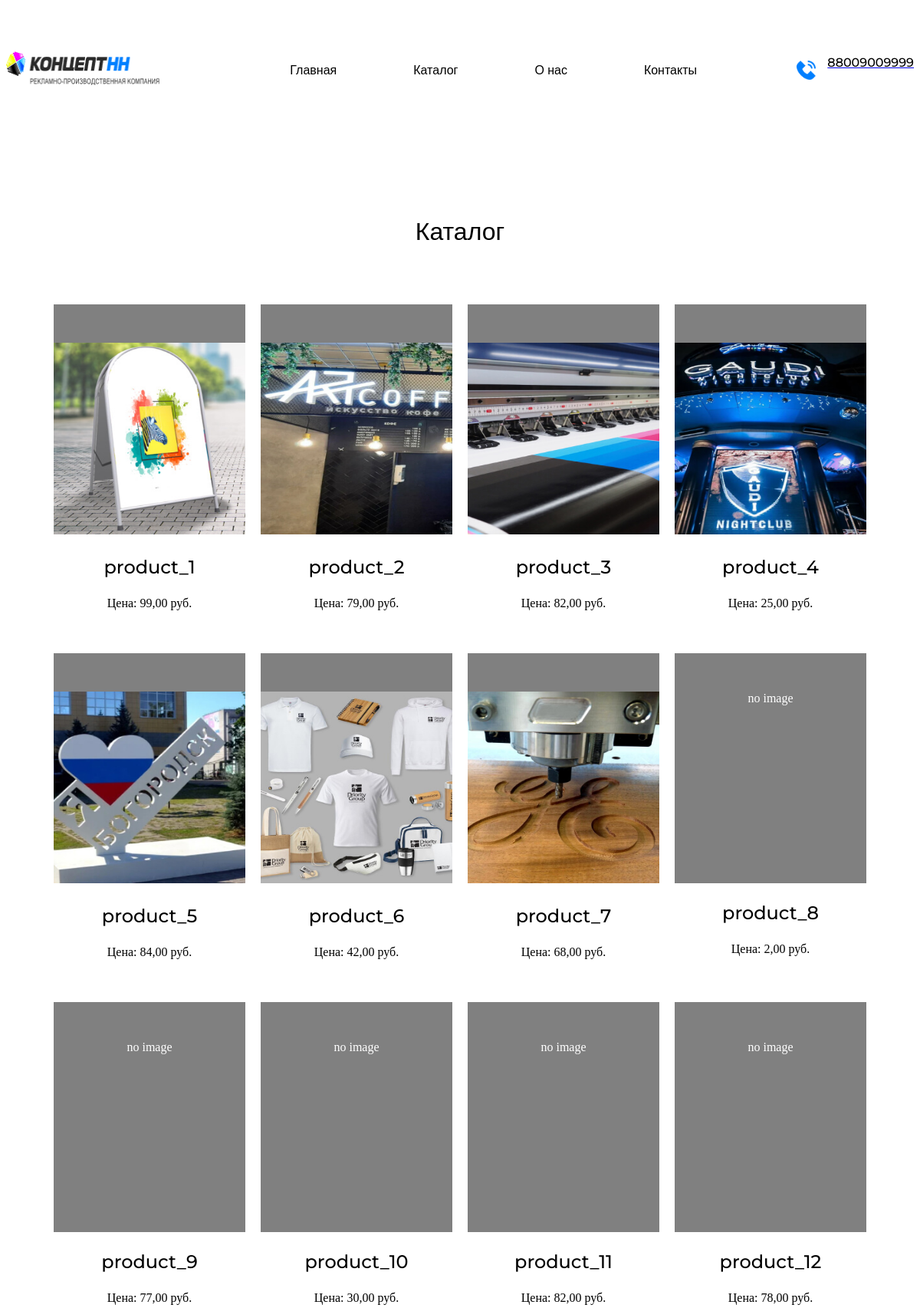
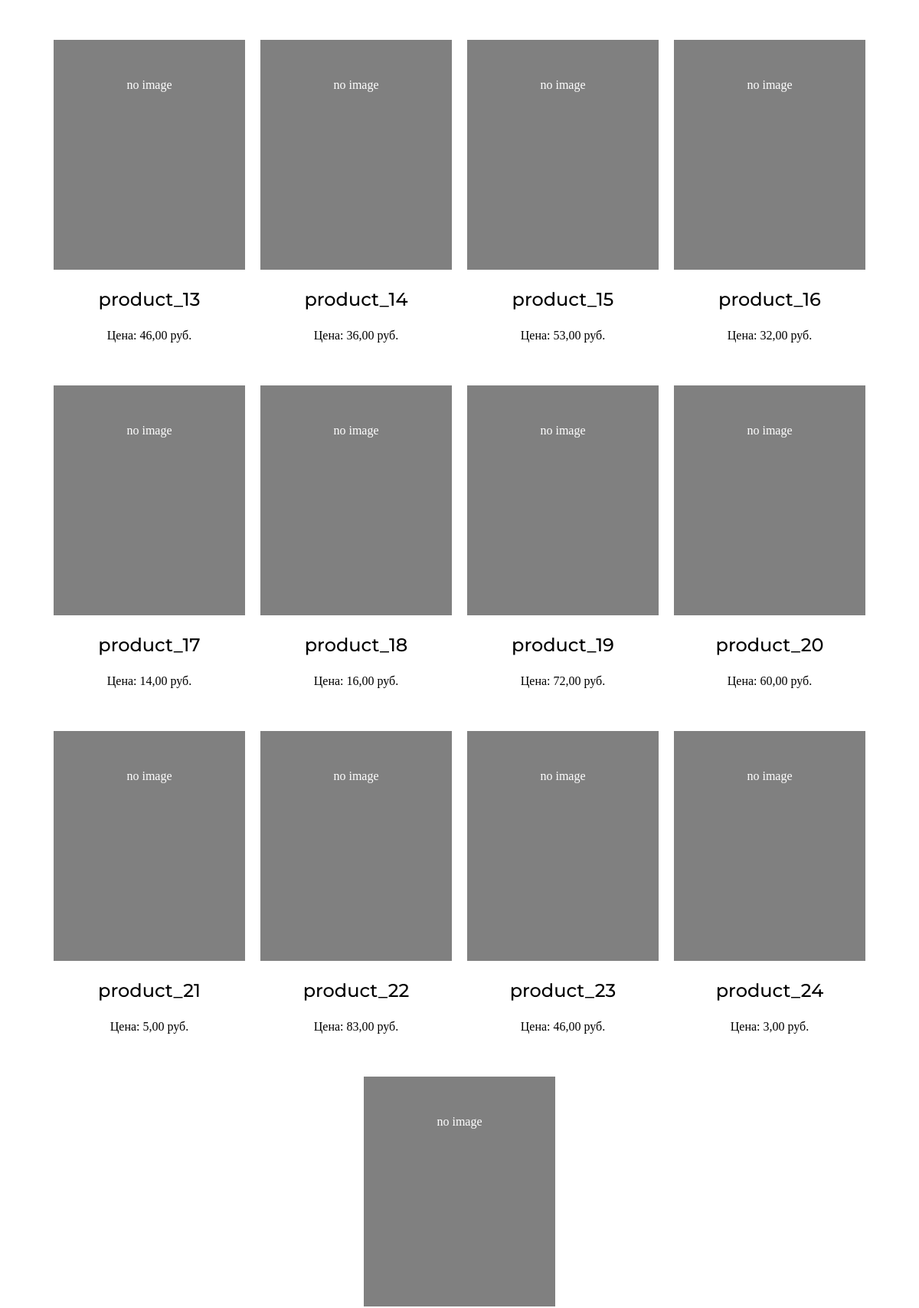
Page /catalog/ (upper part) on the committed database (2 pictures, top to bottom).
### diplomapp/models.py (models this page shows, shortened)
class Product(models.Model):
    name = models.CharField(max_length=100)
    description = models.TextField()
    price = models.DecimalField(max_digits=8, decimal_places=2)
    unit = models.ForeignKey(Unit, on_delete=models.CASCADE)
    sub_category = models.ForeignKey(SubCategory, on_delete=models.CASCADE)
    foto = models.ImageField()
    @property
    def photo_url(self):
        if self.foto and hasattr(self.foto, 'url'):
            return self.foto.url

### diplomapp/views.py (the view)
# urls.py: path('catalog/', views.catalog, name='catalog'),
def catalog(request):
    logger.info(f'{request} request received')
    products = Product.objects.all()
    categories = Category.objects.all()
    subcategories = SubCategory.objects.all()
    context = {
        'title': 'Список товаров',
        'products' : products,
        'categories' : categories,
        'subcategories' : subcategories
        }
    return TemplateResponse(request, 'diplomapp/catalog.html', context)

### diplomapp/templates/diplomapp/catalog.html
{% extends 'base.html' %}
{% load static %}
{% block content %}
<section>
    <div class="container">
        <h1 class="center-text">Каталог</h2>
        <div class="category-box">
            {% for product in products %}
                <div class="item-product center-text">
                    {% if product.photo_url %}
                        <img class="foto-product" src="{{ product.photo_url }}">
                    {% else %}
                        <div class="foto-product white-text center-text">no image</div>
                    {% endif %}
                    <a class="link" href="/catalog/{{ product.pk }}">
                        <h3>{{ product.name }}</h3>
                    </a>
                    <p>Цена: {{ product.price }} руб.</p>
                </div>
            {% endfor %}
        </div>
    </div>
</section>
{% endblock %}

### static/css/style.css (style rules this page uses)
.container { width: 100%; max-width: 1200px; margin: 0 auto; padding: 30px 0px; }
p { padding-bottom: 20px; }
.white-text { color: white; }
.center-text { text-align: center }
section { padding-top: 50px; padding-bottom: 60px; }
h1 { font-family: 'Montserrat', sans-serif; font-size: 32px; font-weight: 500; font-style: normal; font-optical-sizing: auto; padding-bottom: 40px; }
.category-box { display: flex; width: 100%; justify-content: center; flex-wrap: wrap; align-items: start; }
h3 { font-family: 'Montserrat', sans-serif; font-size: 24px; font-weight: 500; font-style: normal; font-optical-sizing: auto; }
.item-product { width: 100%; max-width: 250px; padding: 10px; }
.foto-product { width: 100%; height: 250px; background-color: gray; padding-top: 50px; }
.link { text-decoration: none; color: black; }

### rows in the picture
Product: photo_url (picture), name "product_1", price "99,00"
Product: photo_url (picture), name "product_2", price "79,00"
Product: photo_url (picture), name "product_3", price "82,00"
Product: photo_url (picture), name "product_4", price "25,00"
Product: photo_url (picture), name "product_5", price "84,00"
Product: photo_url (picture), name "product_6", price "42,00"
Product: photo_url (picture), name "product_7", price "68,00"
Product: foto "no image", name "product_8", price "2,00"
Product: foto "no image", name "product_9", price "77,00"
Product: foto "no image", name "product_10", price "30,00"
Product: foto "no image", name "product_11", price "82,00"
Product: foto "no image", name "product_12", price "78,00"
Product: foto "no image", name "product_13", price "46,00"
Product: foto "no image", name "product_14", price "36,00"
Product: foto "no image", name "product_15", price "53,00"
Product: foto "no image", name "product_16", price "32,00"
Product: foto "no image", name "product_17", price "14,00"
Product: foto "no image", name "product_18", price "16,00"
Product: foto "no image", name "product_19", price "72,00"
Product: foto "no image", name "product_20", price "60,00"
Product: foto "no image", name "product_21", price "5,00"
Product: foto "no image", name "product_22", price "83,00"
Product: foto "no image", name "product_23", price "46,00"
Product: foto "no image", name "product_24", price "3,00"
Product: foto "no image"
